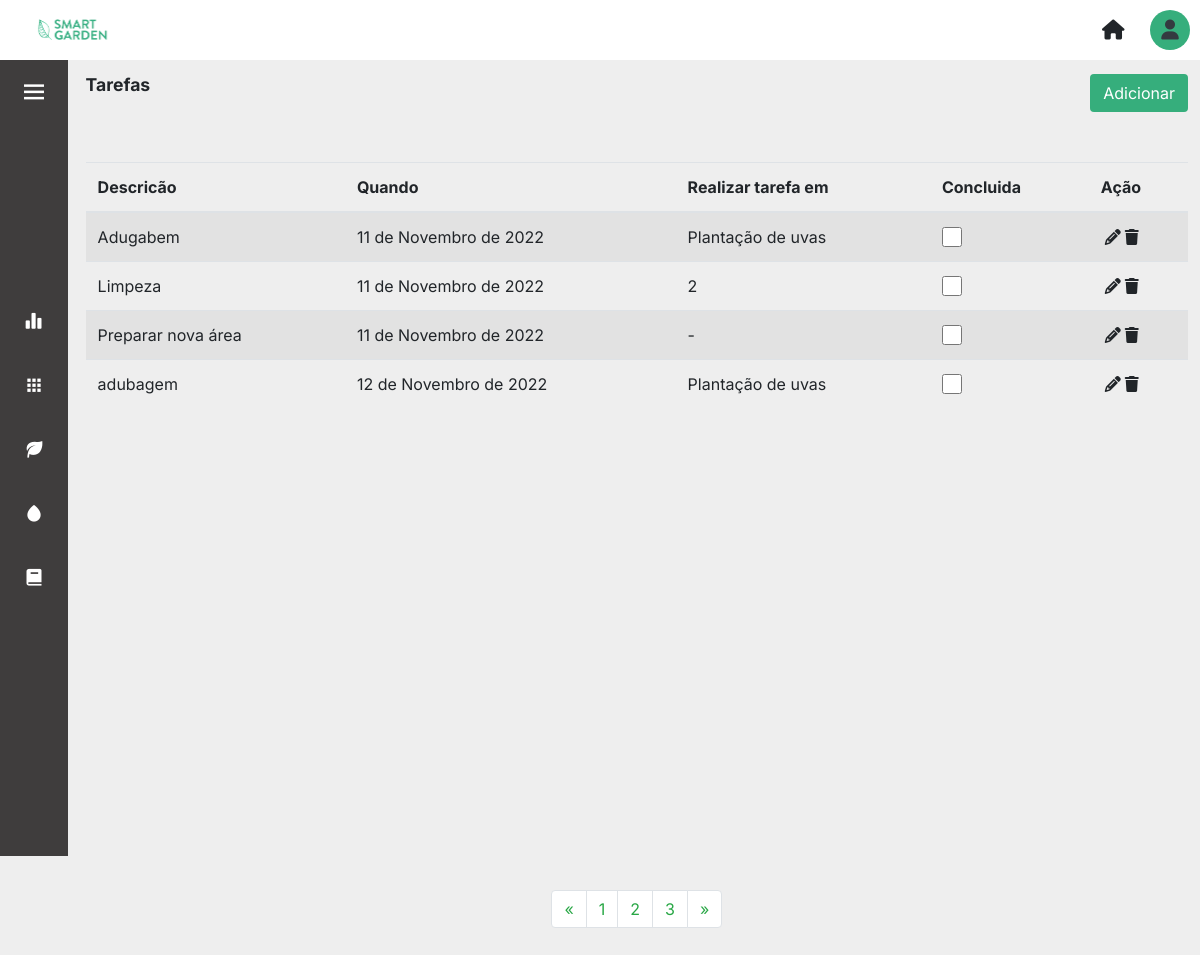
The page /tarefas/ on the database as committed earlier.
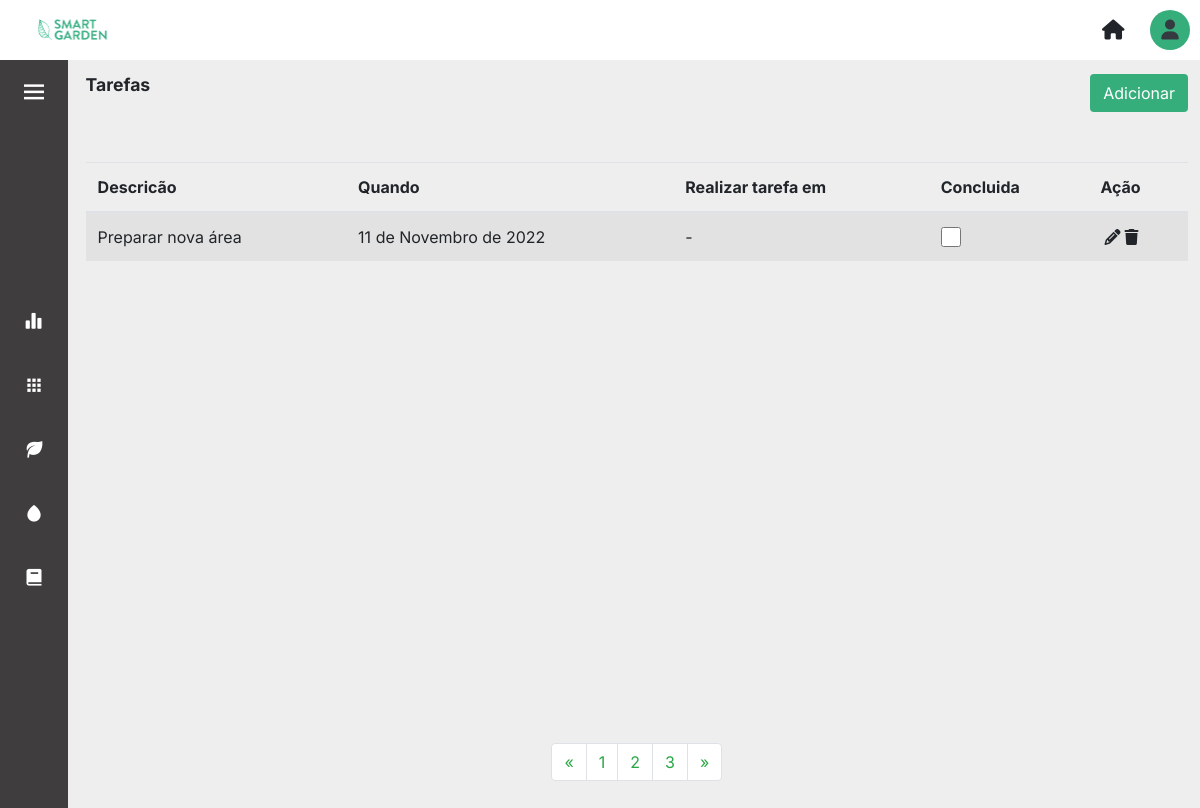
The same page on the database as committed later.
### core/models.py (models this page shows, shortened)
class Tarefa(models.Model):
    descricao = models.CharField(max_length=100)
    data = models.DateField(default=datetime.today)
    tipoTarefa = models.TextField(choices=Tipos_Tarefa.choices, max_length=20, null=True, default=0)
    areacultivo = models.ForeignKey(AreaCultivo, on_delete=models.CASCADE, null=True, blank=True)
    plantacao = models.ForeignKey(Plantacao, on_delete=models.CASCADE, null=True, blank=True)
    concluida = models.BooleanField(blank=False, null=False, default=False)

class Plantacao(models.Model):
    descricao = models.CharField(max_length=100)
    qntDiasColheita = models.IntegerField(null=True)
    qntPlantada = models.IntegerField(null=True)
    dtPlantio = models.DateTimeField(default=datetime.today)
    categoria = models.ForeignKey(Categoria, on_delete=models.CASCADE)
    areacultivo = models.ForeignKey(AreaCultivo, on_delete=models.CASCADE, null=True)
    colhida = models.BooleanField(null=False, default=False)
    def __str__(self):
        return self.descricao

class AreaCultivo(models.Model):
    nome = models.CharField(max_length=100)
    disponivel = models.BooleanField(blank=True, null=False, default=True)
    apta = models.BooleanField(blank=False, null=False, default=True)
    def __str__(self):
        return self.nome

### core/views.py (the view)
# urls.py: path('tarefas/' ,views.tarefas, name='tarefas'),
def tarefas(request):
    tarefas = Tarefa.objects.all()
    contexto = {
        'tarefas': tarefas
    }
    return render(request, 'tarefas.html', contexto)

### templates/tarefas.html (shortened to what this page needs)
{% extends 'layout.html' %} {% load static %} {% block content %}
<div>
    <div class="d-flex align-items-center justify-content-between mb-3">
		<p class="title-page">Tarefas</p>
		<a href="{% url 'cadastrar_tarefas' %}"><button type="button" class="btn btn_salvar">Adicionar</button></a>
	</div>
  <table class="table table-striped table-hover mt-5">
        <thead class="border-botton border-secondary">
            <tr class>
                <th scope="col">Descricão</th>
                <th scope="col">Quando</th>
                <th scope="col">Realizar tarefa em</th>
                <th scope="col">Concluida</th>
                <th scope="col"></i>Ação</th>
            </tr>
        </thead>
        <tbody>
            {% for tarefa in tarefas %}
            <tr>
                <td>{{tarefa.descricao}}</td>
                <td>{{tarefa.data}}</td>
                {% if tarefa.tipoTarefa == 'PLANTACAO'%}
                <td>{{tarefa.plantacao}}</td>
                {% elif tarefa.tipoTarefa == 'AREA'%}
                <td>{{tarefa.areacultivo}}</td>
                {%else%}
                <td> - </td>
                {%endif%}
                <td><a href="#">
                    <div class="form-check">
                        <input class="form-check-input" type="checkbox" value="" id="flexCheckDefault">
                      </div>
                </a></td>
                <td><a href="#" class="m-1"><i class="fa-solid fa-pencil text-black"></i></a><a href="#" ><i class="fa-sharp fa-solid fa-trash text-black"></i></a></td>
            </tr>
            {% endfor %}
        </tbody>
    </table>
    <div class="container_pagination">
        <nav aria-label="Page-navigation" class="d-flex align-itens justify-content-around" style="margin-top: 316px;">
            <ul class="pagination">
            <li class="page-item ">
                <a class="page-link text-success" href="#" aria-label="Previous">
                <span aria-hidden="true">&laquo;</span>
                </a>
            </li>
            <li class="page-item "><a class="page-link text-success" href="#">1</a></li>
            <li class="page-item "><a class="page-link text-success" href="#">2</a></li>
            <li class="page-item "><a class="page-link text-success" href="#">3</a></li>
            <li class="page-item ">
                <a class="page-link text-success" href="#" aria-label="Next">
                <span aria-hidden="true">&raquo;</span>
                </a>
            </li>
            </ul>
        </nav>
    </div>
</div>
{% endblock %}

Rows that differ between the two databases and show on the page:
removed Tarefa: descricao "Adugabem", data "11 de Novembro de 2022", plantacao "Plantação de uvas"
removed Tarefa: descricao "Limpeza", data "11 de Novembro de 2022", areacultivo "2"
removed Tarefa: descricao "adubagem", data "12 de Novembro de 2022", plantacao "Plantação de uvas"
